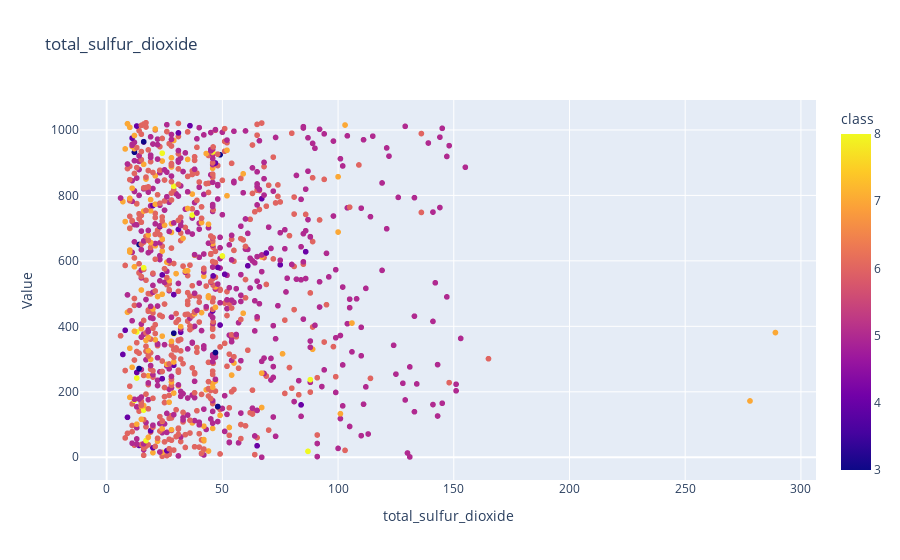
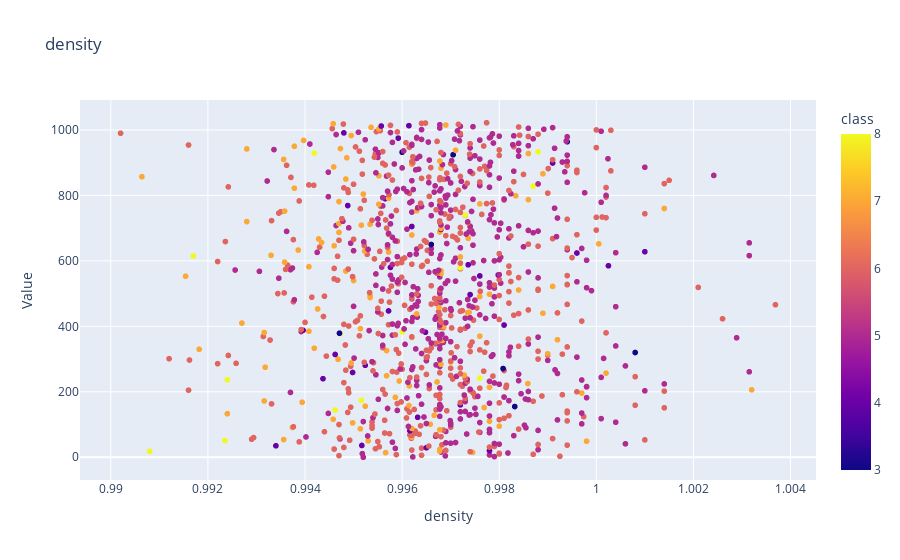
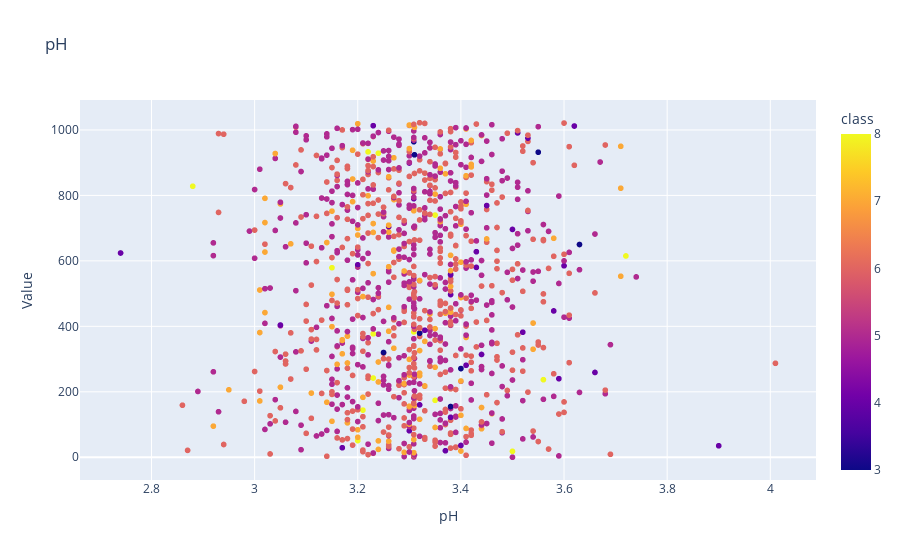
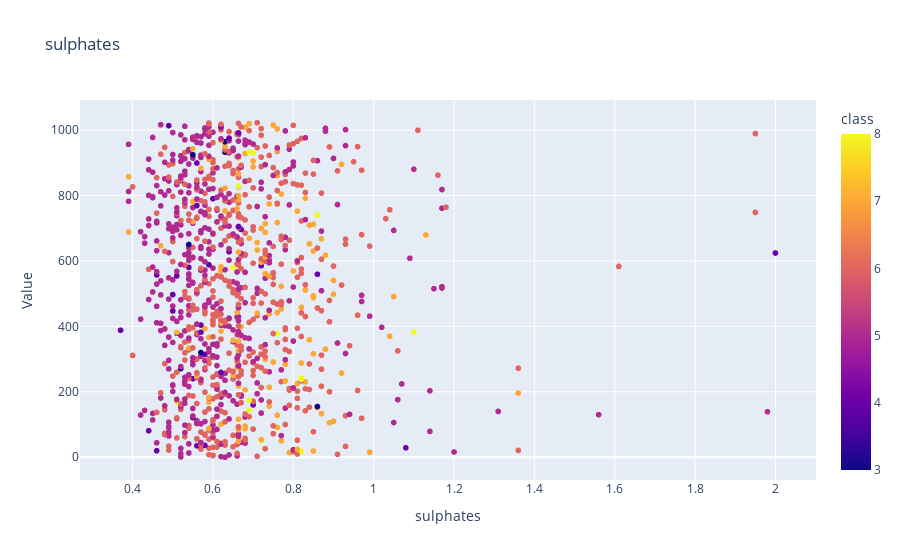

The notebook cell these images were saved under, in order:
### Code cell
for i in range(6, 11):
    column_name = X_train_df.columns[i]
    fig = px.scatter(pd.concat((X_train_df, Y_train_df), axis=1), x=column_name, color='class', title=column_name)
    fig.update_layout(yaxis_title="Value")
    fig.show()

### Figure 1 — Plotly figure (JSON) as saved in the notebook; plotly's stock layout.template omitted (floating-point values rounded to 4 significant figures; data arrays with more than 128 entries replaced by an {"elided": "..."} marker saying what was removed)
{"data": [{"hovertemplate": "total_sulfur_dioxide=%{x}<br>index=%{y}<br>class=%{marker.color}<extra></extra>", "legendgroup": "", "marker": {"color": {"elided": "1023 int values"}, "coloraxis": "coloraxis", "symbol": "circle"}, "mode": "markers", "name": "", "showlegend": false, "type": "scattergl", "x": {"elided": "1023 float values"}, "xaxis": "x", "y": {"elided": "1023 int values"}, "yaxis": "y"}], "layout": {"coloraxis": {"colorbar": {"title": {"text": "class"}}, "colorscale": [[0, "#0d0887"], [0.1111, "#46039f"], [0.2222, "#7201a8"], [0.3333, "#9c179e"], [0.4444, "#bd3786"], [0.5556, "#d8576b"], [0.6667, "#ed7953"], [0.7778, "#fb9f3a"], [0.8889, "#fdca26"], [1, "#f0f921"]]}, "legend": {"tracegroupgap": 0}, "title": {"text": "total_sulfur_dioxide"}, "xaxis": {"anchor": "y", "domain": [0, 1], "title": {"text": "total_sulfur_dioxide"}}, "yaxis": {"anchor": "x", "domain": [0, 1], "title": {"text": "Value"}}}}

### Figure 2 — Plotly figure (JSON) as saved in the notebook; plotly's stock layout.template omitted (floating-point values rounded to 4 significant figures; data arrays with more than 128 entries replaced by an {"elided": "..."} marker saying what was removed)
{"data": [{"hovertemplate": "density=%{x}<br>index=%{y}<br>class=%{marker.color}<extra></extra>", "legendgroup": "", "marker": {"color": {"elided": "1023 int values"}, "coloraxis": "coloraxis", "symbol": "circle"}, "mode": "markers", "name": "", "showlegend": false, "type": "scattergl", "x": {"elided": "1023 float values"}, "xaxis": "x", "y": {"elided": "1023 int values"}, "yaxis": "y"}], "layout": {"coloraxis": {"colorbar": {"title": {"text": "class"}}, "colorscale": [[0, "#0d0887"], [0.1111, "#46039f"], [0.2222, "#7201a8"], [0.3333, "#9c179e"], [0.4444, "#bd3786"], [0.5556, "#d8576b"], [0.6667, "#ed7953"], [0.7778, "#fb9f3a"], [0.8889, "#fdca26"], [1, "#f0f921"]]}, "legend": {"tracegroupgap": 0}, "title": {"text": "density"}, "xaxis": {"anchor": "y", "domain": [0, 1], "title": {"text": "density"}}, "yaxis": {"anchor": "x", "domain": [0, 1], "title": {"text": "Value"}}}}

### Figure 3 — Plotly figure (JSON) as saved in the notebook; plotly's stock layout.template omitted (floating-point values rounded to 4 significant figures; data arrays with more than 128 entries replaced by an {"elided": "..."} marker saying what was removed)
{"data": [{"hovertemplate": "pH=%{x}<br>index=%{y}<br>class=%{marker.color}<extra></extra>", "legendgroup": "", "marker": {"color": {"elided": "1023 int values"}, "coloraxis": "coloraxis", "symbol": "circle"}, "mode": "markers", "name": "", "showlegend": false, "type": "scattergl", "x": {"elided": "1023 float values"}, "xaxis": "x", "y": {"elided": "1023 int values"}, "yaxis": "y"}], "layout": {"coloraxis": {"colorbar": {"title": {"text": "class"}}, "colorscale": [[0, "#0d0887"], [0.1111, "#46039f"], [0.2222, "#7201a8"], [0.3333, "#9c179e"], [0.4444, "#bd3786"], [0.5556, "#d8576b"], [0.6667, "#ed7953"], [0.7778, "#fb9f3a"], [0.8889, "#fdca26"], [1, "#f0f921"]]}, "legend": {"tracegroupgap": 0}, "title": {"text": "pH"}, "xaxis": {"anchor": "y", "domain": [0, 1], "title": {"text": "pH"}}, "yaxis": {"anchor": "x", "domain": [0, 1], "title": {"text": "Value"}}}}

### Figure 4 — Plotly figure (JSON) as saved in the notebook; plotly's stock layout.template omitted (floating-point values rounded to 4 significant figures; data arrays with more than 128 entries replaced by an {"elided": "..."} marker saying what was removed)
{"data": [{"hovertemplate": "sulphates=%{x}<br>index=%{y}<br>class=%{marker.color}<extra></extra>", "legendgroup": "", "marker": {"color": {"elided": "1023 int values"}, "coloraxis": "coloraxis", "symbol": "circle"}, "mode": "markers", "name": "", "showlegend": false, "type": "scattergl", "x": {"elided": "1023 float values"}, "xaxis": "x", "y": {"elided": "1023 int values"}, "yaxis": "y"}], "layout": {"coloraxis": {"colorbar": {"title": {"text": "class"}}, "colorscale": [[0, "#0d0887"], [0.1111, "#46039f"], [0.2222, "#7201a8"], [0.3333, "#9c179e"], [0.4444, "#bd3786"], [0.5556, "#d8576b"], [0.6667, "#ed7953"], [0.7778, "#fb9f3a"], [0.8889, "#fdca26"], [1, "#f0f921"]]}, "legend": {"tracegroupgap": 0}, "title": {"text": "sulphates"}, "xaxis": {"anchor": "y", "domain": [0, 1], "title": {"text": "sulphates"}}, "yaxis": {"anchor": "x", "domain": [0, 1], "title": {"text": "Value"}}}}
